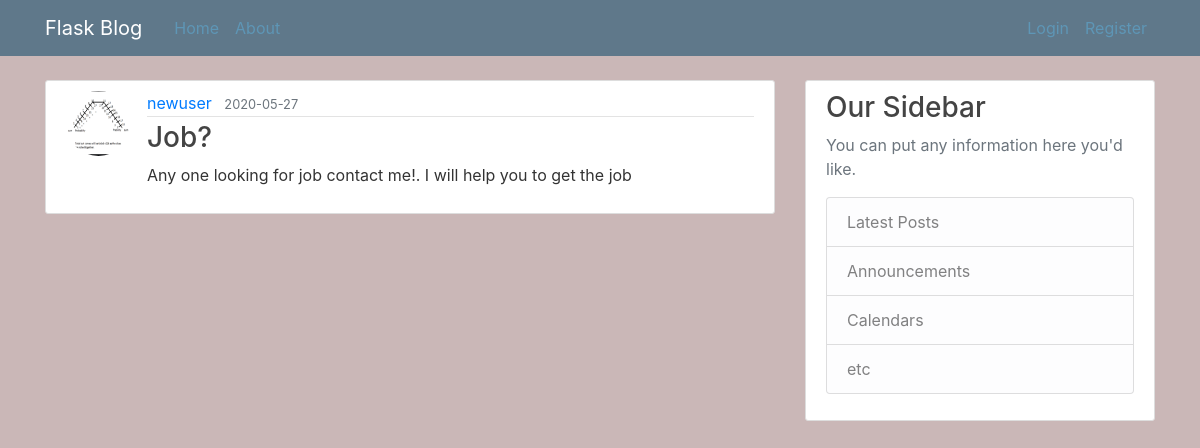
/post/6, run on the app's committed database.
### flaskblog/models.py (models this page shows, shortened)
class User(db.Model, UserMixin):
    id = db.Column(db.Integer, primary_key=True)
    username = db.Column(db.String(20), unique=True, nullable=False)
    email = db.Column(db.String(120), unique=True, nullable=False)
    image_file = db.Column(db.String(20), nullable=False, default='default.jpg')
    password = db.Column(db.String(60), nullable=False)
    posts = db.relationship('Posti', backref='author', lazy=True)
    ''' Author is backreference which helps to get entire info of user and its attributes###
    why we use 'backref', 'relationship'-->more on
    https://hackingandslacking.com/managing-relationships-in-sqlalchemy-data-models-effe9d1c8975'''

class Posti(db.Model):
    id = db.Column(db.Integer, primary_key=True)
    title = db.Column(db.String(100), nullable=False)
    date_posted = db.Column(db.DateTime, nullable=False, default=datetime.utcnow)
    content = db.Column(db.Text, nullable=False)
    user_id = db.Column(db.Integer, db.ForeignKey('user.id'), nullable=False)

### flaskblog/routes.py (the view)
@app.route("/post/<int:post_id>")
def post(post_id):
    post = Posti.query.get_or_404(post_id)
    return render_template('post.html', title=post.title, post=post)

### flaskblog/templates/post.html (shortened to what this page needs)
{% extends 'layout.html' %}
{% block content %}
<article class="media content-section">
    <img class="rounded-circle article-img"
        src="{{ url_for('static', filename='profile_pics/') + post.author.image_file }}" alt="author_image">
    <div class="media-body">
        <div class="article-metadata">
            <a class="mr-2" href="{{ url_for('user_post',  username = post.author.username) }}">{{ post.author.username }}</a>
            <small class="text-muted">{{ post.date_posted.strftime('%Y-%m-%d') }}</small>
        </div>
        <h3 class="article-title">{{ post.title }}</h3>
        <p class="article-content">{{ post.content }}</p>
    </div>
</article>
{% endblock content %}

### flaskblog/static/main.css (style rules this page uses)
body { background: #cab7b7; color: #333333; margin-top: 5rem; }
h1, h2, h3, h4, h5, h6 { color: #444444; }
.content-section { background: #ffffff; padding: 10px 20px; border: 1px solid #dddddd; border-radius: 3px; margin-bottom: 20px; }
.article-title { color: #444444; }
.article-content { white-space: pre-line; }
.article-img { height: 65px; width: 65px; margin-right: 16px; }
.article-metadata { padding-bottom: 1px; margin-bottom: 4px; border-bottom: 1px solid #e3e3e3 }

### data on the page
User: image_file (picture), author.username "newuser"
Posti: date_posted "2020-05-27", title "Job?", content "Any one looking for job contact me!. I will help you to get the job"
